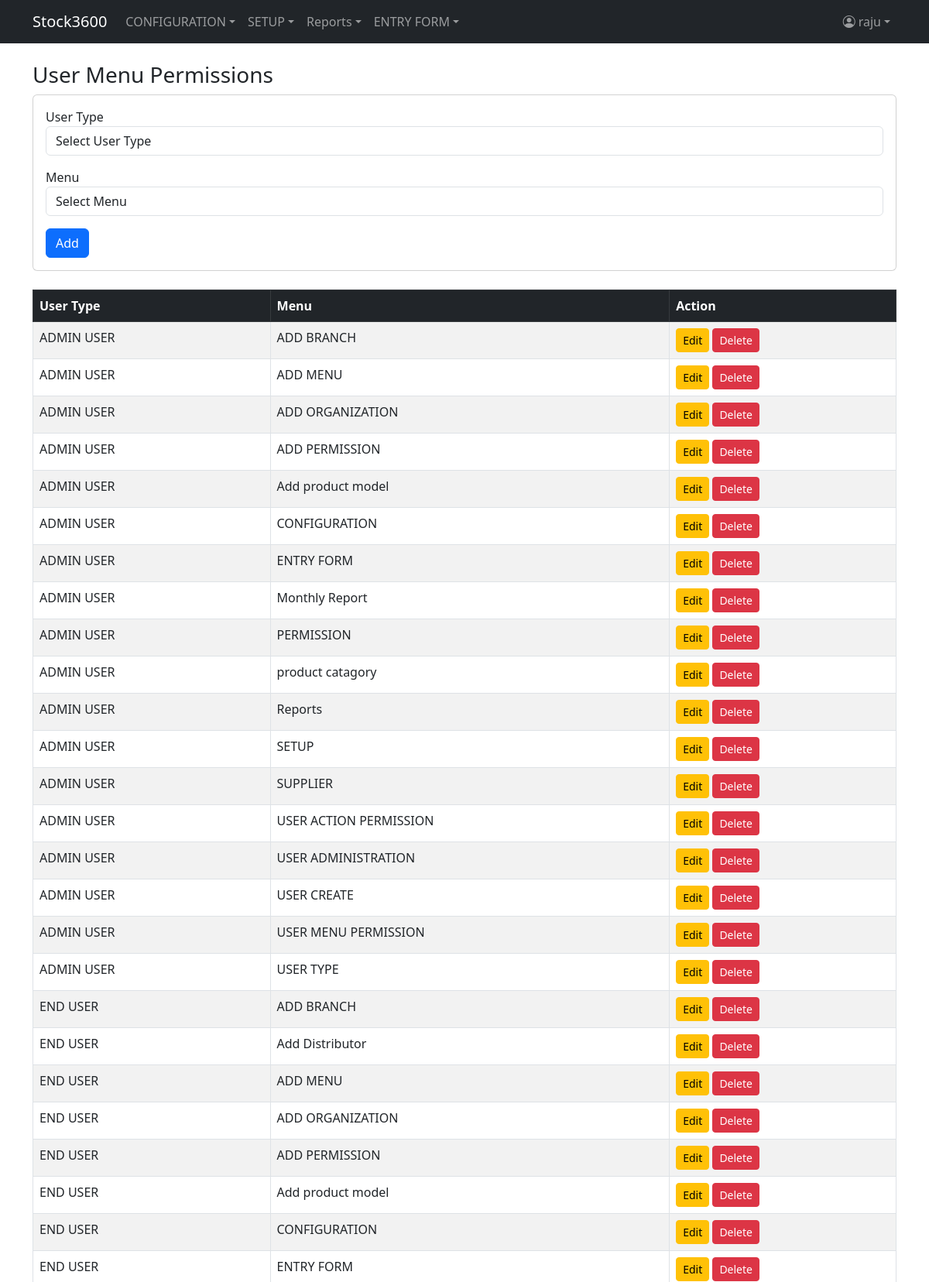
The page /menu_permission.php (signed in, upper part) on the database its author committed.
### tables this page shows
CREATE TABLE `menu_info` (
  `MENU_ID` int(11) NOT NULL,
  `MENU_NAME` varchar(100) NOT NULL,
  `MENU_LINK` varchar(255) DEFAULT NULL,
  `PARENT_ID` int(11) DEFAULT NULL
);

CREATE TABLE `user_menu_view_permission` (
  `PERMISSION_ID` varchar(200) NOT NULL,
  `USER_TYPE_ID` int(11) NOT NULL,
  `MENU_ID` int(11) NOT NULL,
  `CAN_VIEW` tinyint(1) DEFAULT 0,
  `AUTHORIZED_STATUS` varchar(1) DEFAULT NULL,
  `AUTHORIZED_USER` varchar(100) DEFAULT NULL,
  `AUTHORIZED_DATE` date DEFAULT NULL,
  `ENTRY_USER` varchar(200) NOT NULL,
  `ENTRY_DATE` date NOT NULL DEFAULT curdate(),
  `EDIT_USER` varchar(200) DEFAULT NULL,
  `EDIT_DATE` date DEFAULT NULL,
  `DELETE_USER` varchar(200) DEFAULT NULL,
  `DELETE_DATE` date DEFAULT NULL,
  `ORG_CODE` varchar(20) DEFAULT NULL,
  `BR_CODE` varchar(20) DEFAULT NULL
);

CREATE TABLE `user_type_info` (
  `USER_TYPE_ID` int(11) NOT NULL,
  `USER_TYPE_NAME` varchar(100) NOT NULL,
  `USER_TYPE_CODE` varchar(50) NOT NULL,
  `ROLE_LEVEL` int(11) NOT NULL
);

### menu_permission.php (the view, shortened to what this page needs)
<?php
require 'db.php';
$brCode      = $_SESSION['user']['br_code'];
$canInsert   = $_SESSION['user']['can_insert'] ?? 0;
$canEdit     = $_SESSION['user']['can_edit'] ?? 0;
$canDelete   = $_SESSION['user']['can_delete'] ?? 0;
$editPermission = null;
$stmt = $pdo->prepare("SELECT p.*, u.USER_TYPE_NAME, m.MENU_NAME
                       FROM user_menu_view_permission p
                       JOIN user_type_info u ON p.USER_TYPE_ID = u.USER_TYPE_ID
                       JOIN menu_info m ON p.MENU_ID = m.MENU_ID
                       WHERE p.BR_CODE = :br_code
                       ORDER BY u.USER_TYPE_NAME, m.MENU_NAME");
$stmt->execute(['br_code' => $brCode]);
$allPermissions = $stmt->fetchAll(PDO::FETCH_ASSOC);
?>
<!DOCTYPE html>
<html lang="en">
<head>
<link href="https://cdn.jsdelivr.net/npm/bootstrap@5.3.0/dist/css/bootstrap.min.css" rel="stylesheet">
<link href="https://cdn.jsdelivr.net/npm/bootstrap-icons@1.10.5/font/bootstrap-icons.css" rel="stylesheet">
</head>
<body class="d-flex flex-column min-vh-100">
<?php include 'header.php'; ?>
<main class="flex-grow-1 container py-4">
    <h3>User Menu Permissions</h3>
    <?php if ($canInsert || $editPermission): ?>
    <div class="card mb-4">
        <div class="card-body">
            <form method="post">
                <div class="mb-3">
                    <label>User Type</label>
                    <select name="user_type_id" class="form-control" required>
                        <option value="">Select User Type</option>
                    </select>
                </div>
                <div class="mb-3">
                    <label>Menu</label>
                    <select name="menu_id" class="form-control" required>
                        <option value="">Select Menu</option>
                    </select>
                </div>
                <button type="submit" class="btn btn-primary"><?= $editPermission ? 'Update' : 'Add' ?></button>
            </form>
        </div>
    </div>
    <?php endif; ?>
    <div class="table-responsive">
        <table class="table table-bordered table-striped">
            <thead class="table-dark">
                <tr>
                    <th>User Type</th>
                    <th>Menu</th>
                    <th>Action</th>
                </tr>
            </thead>
            <tbody>
                <?php foreach ($allPermissions as $perm): ?>
                <tr>
                    <td><?= htmlspecialchars($perm['USER_TYPE_NAME']) ?></td>
                    <td><?= htmlspecialchars($perm['MENU_NAME']) ?></td>
                    <td>
                        <?php if ($canEdit): ?>
                            <a href="?edit=<?= urlencode($perm['PERMISSION_ID']) ?>" class="btn btn-sm btn-warning">Edit</a>
                        <?php endif; ?>
                        <?php if ($canDelete): ?>
                            <a href="?delete=<?= urlencode($perm['PERMISSION_ID']) ?>" class="btn btn-sm btn-danger" onclick="return confirm('Are you sure?')">Delete</a>
                        <?php endif; ?>
                    </td>
                </tr>
                <?php endforeach; ?>
            </tbody>
        </table>
    </div>
</main>
<?php include 'footer.php'; ?>
</body>
</html>

### header.php (shortened to what this page needs)
<?php
$loginUserTypeId = $_SESSION['user']['user_type_id'] ?? '';
$loginUserId     = $_SESSION['user']['user_id'] ?? '';
$sqlMenus = "SELECT m.MENU_ID, m.MENU_NAME, m.MENU_LINK, m.PARENT_ID
             FROM menu_info m
             INNER JOIN user_menu_view_permission ump
                 ON m.MENU_ID = ump.MENU_ID
             WHERE ump.USER_TYPE_ID = :user_type_id
               AND ump.CAN_VIEW = true
             ORDER BY m.MENU_ID";
$stmtMenus = $pdo->prepare($sqlMenus);
$stmtMenus->execute([
    'user_type_id' => $loginUserTypeId
]);
$menus = $stmtMenus->fetchAll(PDO::FETCH_ASSOC);
$menuTree = [];
foreach ($menus as $menu) {
    $parentId = $menu['PARENT_ID'] ?: 0;
    $menuTree[$parentId][] = $menu;
}
?>
<!DOCTYPE html>
<html lang="en">
<head>
    <link href="https://cdn.jsdelivr.net/npm/bootstrap@5.3.0/dist/css/bootstrap.min.css" rel="stylesheet">
    <link href="https://cdn.jsdelivr.net/npm/bootstrap-icons@1.10.5/font/bootstrap-icons.css" rel="stylesheet">
</head>
<body>
<nav class="navbar navbar-expand-lg navbar-dark bg-dark">
    <div class="container">
        <a class="navbar-brand" href="home.php">Stock3600</a>
        <div class="collapse navbar-collapse" id="navbarContent">
            <ul class="navbar-nav me-auto">
                <?php
                if (isset($menuTree[0])) {
                    foreach ($menuTree[0] as $menu) {
                        $menuId = $menu['MENU_ID'];
                        if (isset($menuTree[$menuId])) {
                            echo '<li class="nav-item dropdown">';
                            echo '<a class="nav-link dropdown-toggle" href="#" role="button" data-bs-toggle="dropdown">'
                                . htmlspecialchars($menu['MENU_NAME']) . '</a>';
                            echo '<ul class="dropdown-menu">';
                            echo '</ul></li>';
                        } else {
                            echo '<li class="nav-item">';
                            echo '<a class="nav-link" href="' . htmlspecialchars($menu['MENU_LINK']) . '">'
                                . htmlspecialchars($menu['MENU_NAME']) . '</a></li>';
                        }
                    }
                }
                ?>
            </ul>
            <ul class="navbar-nav ms-auto">
                <li class="nav-item dropdown">
                    <a class="nav-link dropdown-toggle d-flex align-items-center" href="#" role="button" data-bs-toggle="dropdown">
                        <i class="bi bi-person-circle me-1"></i>
                        <?= htmlspecialchars($loginUserId) ?>
                    </a>
                </li>
            </ul>
        </div>
    </div>
</nav>
</body>
</html>

### header.php (style rules this page uses)
html, body { height: 100%; }
body { display: flex; flex-direction: column; }

### rows shown on the page
menu_info: MENU_NAME "CONFIGURATION"
menu_info: MENU_NAME "SETUP"
menu_info: MENU_NAME "Reports"
menu_info: MENU_NAME "ENTRY FORM"
user_menu_view_permission: USER_TYPE_ID.USER_TYPE_NAME "ADMIN USER", MENU_ID.MENU_NAME "ADD BRANCH"
user_menu_view_permission: USER_TYPE_ID.USER_TYPE_NAME "ADMIN USER", MENU_ID.MENU_NAME "ADD MENU"
user_menu_view_permission: USER_TYPE_ID.USER_TYPE_NAME "ADMIN USER", MENU_ID.MENU_NAME "ADD ORGANIZATION"
user_menu_view_permission: USER_TYPE_ID.USER_TYPE_NAME "ADMIN USER", MENU_ID.MENU_NAME "ADD PERMISSION"
user_menu_view_permission: USER_TYPE_ID.USER_TYPE_NAME "ADMIN USER", MENU_ID.MENU_NAME "Add product model"
user_menu_view_permission: USER_TYPE_ID.USER_TYPE_NAME "ADMIN USER", MENU_ID.MENU_NAME "CONFIGURATION"
user_menu_view_permission: USER_TYPE_ID.USER_TYPE_NAME "ADMIN USER", MENU_ID.MENU_NAME "ENTRY FORM"
user_menu_view_permission: USER_TYPE_ID.USER_TYPE_NAME "ADMIN USER", MENU_ID.MENU_NAME "Monthly Report"
user_menu_view_permission: USER_TYPE_ID.USER_TYPE_NAME "ADMIN USER", MENU_ID.MENU_NAME "PERMISSION"
user_menu_view_permission: USER_TYPE_ID.USER_TYPE_NAME "ADMIN USER", MENU_ID.MENU_NAME "product catagory"
user_menu_view_permission: USER_TYPE_ID.USER_TYPE_NAME "ADMIN USER", MENU_ID.MENU_NAME "Reports"
user_menu_view_permission: USER_TYPE_ID.USER_TYPE_NAME "ADMIN USER", MENU_ID.MENU_NAME "SETUP"
user_menu_view_permission: USER_TYPE_ID.USER_TYPE_NAME "ADMIN USER", MENU_ID.MENU_NAME "SUPPLIER"
user_menu_view_permission: USER_TYPE_ID.USER_TYPE_NAME "ADMIN USER", MENU_ID.MENU_NAME "USER ACTION PERMISSION"
user_menu_view_permission: USER_TYPE_ID.USER_TYPE_NAME "ADMIN USER", MENU_ID.MENU_NAME "USER ADMINISTRATION"
user_menu_view_permission: USER_TYPE_ID.USER_TYPE_NAME "ADMIN USER", MENU_ID.MENU_NAME "USER CREATE"
user_menu_view_permission: USER_TYPE_ID.USER_TYPE_NAME "ADMIN USER", MENU_ID.MENU_NAME "USER MENU PERMISSION"
user_menu_view_permission: USER_TYPE_ID.USER_TYPE_NAME "ADMIN USER", MENU_ID.MENU_NAME "USER TYPE"
user_menu_view_permission: USER_TYPE_ID.USER_TYPE_NAME "END USER", MENU_ID.MENU_NAME "ADD BRANCH"
user_menu_view_permission: USER_TYPE_ID.USER_TYPE_NAME "END USER", MENU_ID.MENU_NAME "Add Distributor"
user_menu_view_permission: USER_TYPE_ID.USER_TYPE_NAME "END USER", MENU_ID.MENU_NAME "ADD MENU"
user_menu_view_permission: USER_TYPE_ID.USER_TYPE_NAME "END USER", MENU_ID.MENU_NAME "ADD ORGANIZATION"
user_menu_view_permission: USER_TYPE_ID.USER_TYPE_NAME "END USER", MENU_ID.MENU_NAME "ADD PERMISSION"
user_menu_view_permission: USER_TYPE_ID.USER_TYPE_NAME "END USER", MENU_ID.MENU_NAME "Add product model"
user_menu_view_permission: USER_TYPE_ID.USER_TYPE_NAME "END USER", MENU_ID.MENU_NAME "CONFIGURATION"
user_menu_view_permission: USER_TYPE_ID.USER_TYPE_NAME "END USER", MENU_ID.MENU_NAME "ENTRY FORM"

### other values the page prints
$loginUserId "raju"
